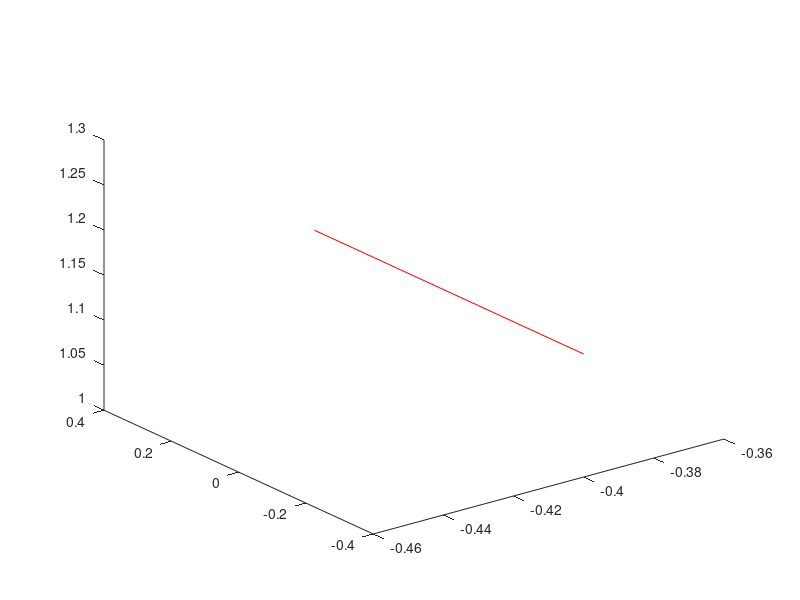

MATLAB code for this plot:
function LightCurtainLasers %[outputArg1,outputArg2] = untitled(inputArg1,inputArg2)
    %LightCurtainLasers function that plots a line between two points on
    %the lightcurtains to create a light barrier between robot and user
    offsetLightCurtain = 0.4;
    tableHeight = 0.711547;
    offsetVertical = 0.05;

    for index = 1:6
        startP1 = ([-offsetLightCurtain, offsetLightCurtain, tableHeight + offsetVertical]);
        endP1 = ([offsetLightCurtain, offsetLightCurtain, tableHeight + offsetVertical]);
        plot3([startP1(1), endP1(1)], [startP1(2), endP1(2)], [startP1(3), endP1(3)], 'r');

        startP2 = ([offsetLightCurtain, offsetLightCurtain, tableHeight + offsetVertical]);
        endP2 = ([offsetLightCurtain, -offsetLightCurtain, tableHeight + offsetVertical]);
        plot3([startP2(1), endP2(1)], [startP2(2), endP2(2)], [startP2(3), endP2(3)], 'r');

        startP3 = ([offsetLightCurtain, -offsetLightCurtain, tableHeight + offsetVertical]);
        endP3 = ([-offsetLightCurtain, -offsetLightCurtain, tableHeight + offsetVertical]);
        plot3([startP3(1), endP3(1)], [startP3(2), endP3(2)], [startP3(3), endP3(3)], 'r');

        startP4 = ([-offsetLightCurtain, -offsetLightCurtain, tableHeight + offsetVertical]);
        endP4 = ([-offsetLightCurtain, offsetLightCurtain, tableHeight + offsetVertical]);
        plot3([startP4(1), endP4(1)], [startP4(2), endP4(2)], [startP4(3), endP4(3)], 'r');

        offsetVertical = offsetVertical + 0.075;
    end

end
